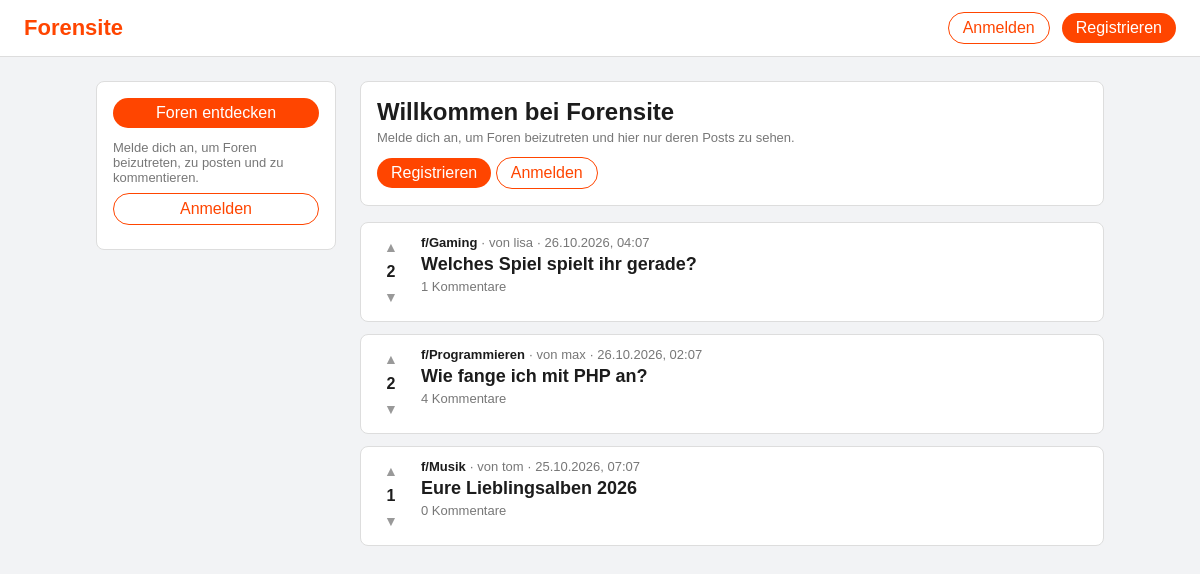
The page / on the database its author committed.
### tables this page shows
CREATE TABLE posts (
    id         INT UNSIGNED NOT NULL AUTO_INCREMENT,
    forum_id   INT UNSIGNED NOT NULL,
    user_id    INT UNSIGNED NOT NULL,
    title      VARCHAR(200) NOT NULL,
    body       TEXT         NOT NULL,
    image_path VARCHAR(255) NULL,    
    created_at DATETIME     NOT NULL DEFAULT CURRENT_TIMESTAMP,
    updated_at DATETIME     NULL ON UPDATE CURRENT_TIMESTAMP,
    PRIMARY KEY (id),
    KEY user_id (user_id),
    KEY idx_posts_forum_created (forum_id, created_at),
    FOREIGN KEY (forum_id) REFERENCES forums (id) ON DELETE CASCADE,
    FOREIGN KEY (user_id)  REFERENCES users (id)  ON DELETE CASCADE
);

CREATE TABLE forums (
    id          INT UNSIGNED NOT NULL AUTO_INCREMENT,
    name        VARCHAR(50)  NOT NULL,
    description TEXT         NULL,
    created_by  INT UNSIGNED NULL,    
    created_at  DATETIME     NOT NULL DEFAULT CURRENT_TIMESTAMP,
    PRIMARY KEY (id),
    UNIQUE KEY name (name),           
    KEY created_by (created_by),
    FOREIGN KEY (created_by) REFERENCES users (id) ON DELETE SET NULL
);

CREATE TABLE users (
    id            INT UNSIGNED NOT NULL AUTO_INCREMENT,
    username      VARCHAR(30)  NOT NULL,
    email         VARCHAR(255) NOT NULL,
    password_hash VARCHAR(255) NOT NULL,
    created_at    DATETIME     NOT NULL DEFAULT CURRENT_TIMESTAMP,
    PRIMARY KEY (id),
    UNIQUE KEY username (username),
    UNIQUE KEY email (email)
);

### includes/init.php (called while the page is built, shortened)
<?php
$user = null;
function getPosts(PDO $pdo, string $where, array $params, ?int $userId): array
{
    $stmt = $pdo->prepare("
        SELECT p.id, p.title, p.body, p.image_path, p.created_at,
               f.name AS forum, u.username AS author, p.user_id AS author_id,
               COALESCE((SELECT SUM(v.value) FROM votes v WHERE v.post_id = p.id), 0) AS score,
               (SELECT v.value FROM votes v WHERE v.post_id = p.id AND v.user_id = ?) AS my_vote,
               (SELECT COUNT(*) FROM comments c WHERE c.post_id = p.id) AS comments
        FROM posts p
        JOIN forums f ON f.id = p.forum_id
        JOIN users u ON u.id = p.user_id
        WHERE $where
        ORDER BY score DESC, p.created_at DESC
    ");
    $stmt->execute(array_merge([$userId], $params));
    return $stmt->fetchAll();
}
function formatDate(string $datetime): string
{
    return date('d.m.Y, H:i', strtotime($datetime));
}

### includes/post_card.php (the view, shortened to what this page needs)
<article class="post" id="post-<?= $post['id'] ?>">
    <?php require __DIR__ . '/vote_box.php'; ?>
    <div class="post-content">
        <p class="meta">
            <a href="forum.php?name=<?= urlencode($post['forum']) ?>" class="forum-link">f/<?= htmlspecialchars($post['forum']) ?></a>
            · von <a href="profile.php?name=<?= urlencode($post['author']) ?>" class="user-link"><?= htmlspecialchars($post['author']) ?></a> · <?= formatDate($post['created_at']) ?>
        </p>
        <h2><a href="post.php?id=<?= $post['id'] ?>"><?= htmlspecialchars($post['title']) ?></a></h2>
        <p class="meta"><a href="post.php?id=<?= $post['id'] ?>#comments"><?= $post['comments'] ?> Kommentare</a></p>
    </div>
</article>

### includes/header.php (shortened to what this page needs)
<!DOCTYPE html>
<html lang="de">
<head>
    <link rel="stylesheet" href="assets/css/style.css?v=<?= filemtime(__DIR__ . '/../assets/css/style.css') ?>">
</head>
<body>
    <header class="site-header">
        <a href="index.php" class="logo">Forensite</a>
        <nav class="header-nav">
            <?php if ($user): ?>
                <form method="post" action="logout.php">
                    <input type="hidden" name="csrf" value="<?= $_SESSION['csrf'] ?>">
                    <button type="submit" class="link-button">Abmelden</button>
                </form>
                <a href="profile.php" class="avatar" title="Mein Profil (<?= htmlspecialchars($user['name']) ?>)">
                    <?php if ($user['avatar']): ?>
                        <img src="<?= htmlspecialchars($user['avatar']) ?>" alt="Profilbild">
                    <?php else: ?>
                        <?= htmlspecialchars(strtoupper($user['name'][0])) ?>
                    <?php endif; ?>
                </a>
            <?php else: ?>
                <a href="login.php" class="button button-outline">Anmelden</a>
                <a href="register.php" class="button">Registrieren</a>
            <?php endif; ?>
        </nav>
    </header>

### index.php (shortened to what this page needs)
<?php
require __DIR__ . '/includes/init.php';
if ($user) {
    $feed = getPosts($pdo, 'p.forum_id IN (SELECT forum_id FROM forum_members WHERE user_id = ?)', [$user['id']], $user['id']);
} else {
    $feed = getPosts($pdo, '1 = 1', [], null);
}
require __DIR__ . '/includes/header.php';
?>
    <div class="layout">
        <?php require __DIR__ . '/includes/sidebar.php'; ?>
        <main class="feed">
            <?php if (!$user): ?>
                <div class="card welcome">
                    <h2>Willkommen bei Forensite</h2>
                    <p class="meta">Melde dich an, um Foren beizutreten und hier nur deren Posts zu sehen.</p>
                    <a href="register.php" class="button">Registrieren</a>
                    <a href="login.php" class="button button-outline">Anmelden</a>
                </div>
                <?php foreach ($feed as $post): ?>
                    <?php require __DIR__ . '/includes/post_card.php'; ?>
                <?php endforeach; ?>
            <?php else: ?>
                <?php foreach ($feed as $post): ?>
                    <?php require __DIR__ . '/includes/post_card.php'; ?>
                <?php endforeach; ?>
            <?php endif; ?>
        </main>
    </div>
</body>
</html>

### includes/sidebar.php (shortened to what this page needs)
<aside class="sidebar">
    <a href="forums.php" class="button">Foren entdecken</a>
    <?php if (!$user): ?>
        <p class="meta sidebar-hint">Melde dich an, um Foren beizutreten, zu posten und zu kommentieren.</p>
        <a href="login.php" class="button button-outline">Anmelden</a>
    <?php endif; ?>
</aside>

### includes/vote_box.php (shortened to what this page needs)
<?php
$myVote   = (int) ($post['my_vote'] ?? 0);
?>
<form method="post" action="vote.php" class="vote-form <?= $myVote === 1 ? 'voted-up' : ($myVote === -1 ? 'voted-down' : '') ?>">
    <button type="submit" name="value" value="1" class="vote-up" title="<?= $myVote === 1 ? 'Upvote zurücknehmen' : 'Upvote' ?>" aria-label="Upvote" aria-pressed="<?= $myVote === 1 ? 'true' : 'false' ?>">▲</button>
    <span class="score"><?= $post['score'] ?></span>
    <button type="submit" name="value" value="-1" class="vote-down" title="<?= $myVote === -1 ? 'Downvote zurücknehmen' : 'Downvote' ?>" aria-label="Downvote" aria-pressed="<?= $myVote === -1 ? 'true' : 'false' ?>">▼</button>
</form>

### assets/css/style.css (style rules this page uses)
* { box-sizing: border-box; }
body { margin: 0; font-family: Arial, Helvetica, sans-serif; background: #f2f3f5; color: #1c1c1c; }
a { color: inherit; text-decoration: none; }
.site-header { display: flex; justify-content: space-between; align-items: center; padding: 12px 24px; background: #fff; border-bottom: 1px solid #ddd; }
.logo { font-size: 22px; font-weight: bold; color: #ff4500; }
.site-header nav a { margin-left: 16px; }
.button { padding: 6px 14px; border-radius: 20px; background: #ff4500; color: #fff; }
.post { display: flex; gap: 16px; padding: 12px 16px; margin-bottom: 12px; background: #fff; border: 1px solid #ddd; border-radius: 8px; }
.score { min-width: 28px; font-weight: bold; text-align: center; }
.post h2 { margin: 4px 0; font-size: 18px; }
.meta { margin: 0; font-size: 13px; color: #777; }
.button-outline { background: #fff; color: #ff4500; border: 1px solid #ff4500; }
.layout { display: grid; grid-template-columns: 240px 1fr; gap: 24px; max-width: 1040px; margin: 24px auto; padding: 0 16px; }
.sidebar { align-self: start; padding: 16px; background: #fff; border: 1px solid #ddd; border-radius: 8px; }
.sidebar .button { display: block; margin-bottom: 8px; text-align: center; }
.forum-link { font-weight: bold; color: #1c1c1c; }
.post-content { flex: 1; min-width: 0; }
.card { padding: 16px; background: #fff; border: 1px solid #ddd; border-radius: 8px; }
.header-nav { display: flex; align-items: center; gap: 12px; }
.header-nav .button { margin: 0; }
.sidebar-hint { margin: 12px 0 8px; }
.welcome { margin-bottom: 16px; }
.welcome h2 { margin: 0 0 4px; }
.welcome .button { display: inline-block; margin-top: 12px; }
.site-header .header-nav a { margin-left: 0; }
.vote-form { display: flex; flex-direction: column; align-items: center; gap: 2px; margin: 0; }
.vote-form button { width: 28px; height: 24px; padding: 0; border: none; border-radius: 4px; background: none; color: #999; font-size: 14px; cursor: pointer; }
.vote-form .score { padding: 2px 0; border-radius: 10px; transition: color 0.15s, background 0.15s; }
.vote-form button { transition: color 0.15s, background 0.15s, transform 0.1s; }

### rows shown on the page
posts: score "2", forum.name "Gaming", user.username "lisa", created_at "26.10.2026, 04:07", title "Welches Spiel spielt ihr gerade?", comments "1"
posts: score "2", forum.name "Programmieren", user.username "max", created_at "26.10.2026, 02:07", title "Wie fange ich mit PHP an?", comments "4"
posts: score "1", forum.name "Musik", user.username "tom", created_at "25.10.2026, 07:07", title "Eure Lieblingsalben 2026", comments "0"
